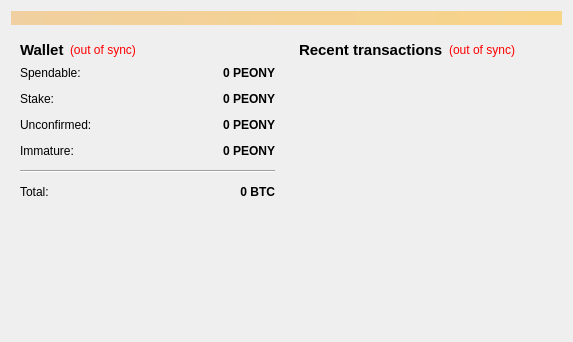
<?xml version="1.0" encoding="UTF-8"?>
<ui version="4.0">
 <class>OverviewPage</class>
 <widget class="QWidget" name="OverviewPage">
  <property name="geometry">
   <rect>
    <x>0</x>
    <y>0</y>
    <width>573</width>
    <height>342</height>
   </rect>
  </property>
  <property name="windowTitle">
   <string>Form</string>
  </property>
  <layout class="QVBoxLayout" name="topLayout">
   <item>
    <widget class="QLabel" name="labelAlerts">
     <property name="visible">
      <bool>false</bool>
     </property>
     <property name="styleSheet">
      <string notr="true">background-color: qlineargradient(x1: 0, y1: 0, x2: 1, y2: 0, stop:0 #F0D0A0, stop:1 #F8D488);  color:#000000
</string>
     </property>
     <property name="wordWrap">
      <bool>true</bool>
     </property>
     <property name="margin">
      <number>3</number>
     </property>
    </widget>
   </item>
   <item>
    <layout class="QHBoxLayout" name="horizontalLayout" stretch="1,1">
     <item>
      <layout class="QVBoxLayout" name="verticalLayout_2">
       <item>
        <widget class="QWidget" name="widget" native="true">
         <layout class="QVBoxLayout" name="verticalLayout_4">
          <item>
           <layout class="QHBoxLayout" name="horizontalLayout_4">
            <item>
             <widget class="QLabel" name="label_5">
              <property name="font">
               <font>
                <pointsize>11</pointsize>
                <weight>75</weight>
                <bold>true</bold>
               </font>
              </property>
              <property name="text">
               <string>Wallet</string>
              </property>
             </widget>
            </item>
            <item>
             <widget class="QLabel" name="labelWalletStatus">
              <property name="toolTip">
               <string>The displayed information may be out of date. Your wallet automatically synchronizes with the PeonyCoin network after a connection is established, but this process has not completed yet.</string>
              </property>
              <property name="styleSheet">
               <string notr="true">QLabel { color: red; }</string>
              </property>
              <property name="text">
               <string notr="true">(out of sync)</string>
              </property>
              <property name="alignment">
               <set>Qt::AlignLeading|Qt::AlignLeft|Qt::AlignVCenter</set>
              </property>
             </widget>
            </item>
            <item>
             <spacer name="horizontalSpacer_2">
              <property name="orientation">
               <enum>Qt::Horizontal</enum>
              </property>
              <property name="sizeHint" stdset="0">
               <size>
                <width>40</width>
                <height>20</height>
               </size>
              </property>
             </spacer>
            </item>
           </layout>
          </item>
          <item>
           <layout class="QFormLayout" name="formLayout_2">
            <property name="fieldGrowthPolicy">
             <enum>QFormLayout::AllNonFixedFieldsGrow</enum>
            </property>
            <property name="horizontalSpacing">
             <number>12</number>
            </property>
            <property name="verticalSpacing">
             <number>12</number>
            </property>
            <item row="0" column="0">
             <widget class="QLabel" name="label">
              <property name="text">
               <string>Spendable:</string>
              </property>
             </widget>
            </item>
            <item row="0" column="1">
             <widget class="QLabel" name="labelBalance">
              <property name="font">
               <font>
                <weight>75</weight>
                <bold>true</bold>
               </font>
              </property>
              <property name="cursor">
               <cursorShape>IBeamCursor</cursorShape>
              </property>
              <property name="toolTip">
               <string>Your current spendable balance</string>
              </property>
              <property name="text">
               <string notr="true">0 PEONY</string>
              </property>
              <property name="alignment">
               <set>Qt::AlignRight|Qt::AlignTrailing|Qt::AlignVCenter</set>
              </property>
              <property name="textInteractionFlags">
               <set>Qt::LinksAccessibleByMouse|Qt::TextSelectableByKeyboard|Qt::TextSelectableByMouse</set>
              </property>
             </widget>
            </item>
            <item row="1" column="0">
             <widget class="QLabel" name="label_6">
              <property name="text">
               <string>Stake:</string>
              </property>
             </widget>
            </item>
            <item row="1" column="1">
             <widget class="QLabel" name="labelStake">
              <property name="font">
               <font>
                <weight>75</weight>
                <bold>true</bold>
               </font>
              </property>
              <property name="cursor">
               <cursorShape>IBeamCursor</cursorShape>
              </property>
              <property name="toolTip">
               <string>Total of coins that was staked, and do not yet count toward the current balance</string>
              </property>
              <property name="text">
               <string notr="true">0 PEONY</string>
              </property>
              <property name="alignment">
               <set>Qt::AlignRight|Qt::AlignTrailing|Qt::AlignVCenter</set>
              </property>
              <property name="textInteractionFlags">
               <set>Qt::LinksAccessibleByMouse|Qt::TextSelectableByKeyboard|Qt::TextSelectableByMouse</set>
              </property>
             </widget>
            </item>
            <item row="2" column="0">
             <widget class="QLabel" name="label_3">
              <property name="text">
               <string>Unconfirmed:</string>
              </property>
             </widget>
            </item>
            <item row="2" column="1">
             <widget class="QLabel" name="labelUnconfirmed">
              <property name="font">
               <font>
                <weight>75</weight>
                <bold>true</bold>
               </font>
              </property>
              <property name="cursor">
               <cursorShape>IBeamCursor</cursorShape>
              </property>
              <property name="toolTip">
               <string>Total of transactions that have yet to be confirmed, and do not yet count toward the current balance</string>
              </property>
              <property name="text">
               <string notr="true">0 PEONY</string>
              </property>
              <property name="alignment">
               <set>Qt::AlignRight|Qt::AlignTrailing|Qt::AlignVCenter</set>
              </property>
              <property name="textInteractionFlags">
               <set>Qt::LinksAccessibleByMouse|Qt::TextSelectableByKeyboard|Qt::TextSelectableByMouse</set>
              </property>
             </widget>
            </item>
            <item row="3" column="0">
             <widget class="QLabel" name="labelImmatureText">
              <property name="text">
               <string>Immature:</string>
              </property>
             </widget>
            </item>
            <item row="3" column="1">
             <widget class="QLabel" name="labelImmature">
              <property name="font">
               <font>
                <weight>75</weight>
                <bold>true</bold>
               </font>
              </property>
              <property name="toolTip">
               <string>Mined balance that has not yet matured</string>
              </property>
              <property name="text">
               <string notr="true">0 PEONY</string>
              </property>
              <property name="alignment">
               <set>Qt::AlignRight|Qt::AlignTrailing|Qt::AlignVCenter</set>
              </property>
              <property name="textInteractionFlags">
               <set>Qt::LinksAccessibleByMouse|Qt::TextSelectableByKeyboard|Qt::TextSelectableByMouse</set>
              </property>
             </widget>
            </item>
            <item row="4" column="0" colspan="2">
             <widget class="Line" name="line">
              <property name="orientation">
               <enum>Qt::Horizontal</enum>
              </property>
             </widget>
            </item>
            <item row="5" column="0">
             <widget class="QLabel" name="labelTotalText">
              <property name="text">
               <string>Total:</string>
              </property>
             </widget>
            </item>
            <item row="5" column="1">
             <widget class="QLabel" name="labelTotal">
              <property name="font">
               <font>
                <weight>75</weight>
                <bold>true</bold>
               </font>
              </property>
              <property name="cursor">
               <cursorShape>IBeamCursor</cursorShape>
              </property>
              <property name="toolTip">
               <string>Your current total balance</string>
              </property>
              <property name="text">
               <string notr="true">0 BTC</string>
              </property>
              <property name="alignment">
               <set>Qt::AlignRight|Qt::AlignTrailing|Qt::AlignVCenter</set>
              </property>
              <property name="textInteractionFlags">
               <set>Qt::LinksAccessibleByMouse|Qt::TextSelectableByKeyboard|Qt::TextSelectableByMouse</set>
              </property>
             </widget>
            </item>
           </layout>
          </item>
         </layout>
        </widget>
       </item>
       <item>
        <widget class="QLabel" name="coinLogo">
         <property name="text">
          <string/>
         </property>
         <property name="pixmap">
          <pixmap resource="../bitcoin.qrc">:/icons/logo_backg</pixmap>
         </property>
         <property name="alignment">
          <set>Qt::AlignCenter</set>
         </property>
         <property name="margin">
          <number>-2</number>
         </property>
        </widget>
       </item>
       <item>
        <spacer name="verticalSpacer">
         <property name="orientation">
          <enum>Qt::Vertical</enum>
         </property>
         <property name="sizeHint" stdset="0">
          <size>
           <width>20</width>
           <height>40</height>
          </size>
         </property>
        </spacer>
       </item>
      </layout>
     </item>
     <item>
      <layout class="QVBoxLayout" name="verticalLayout_3">
       <item>
        <widget class="QWidget" name="widget_2" native="true">
         <layout class="QVBoxLayout" name="verticalLayout">
          <item>
           <layout class="QHBoxLayout" name="horizontalLayout_2">
            <item>
             <widget class="QLabel" name="label_4">
              <property name="font">
               <font>
                <pointsize>11</pointsize>
                <weight>75</weight>
                <bold>true</bold>
               </font>
              </property>
              <property name="text">
               <string>&lt;b&gt;Recent transactions&lt;/b&gt;</string>
              </property>
             </widget>
            </item>
            <item>
             <widget class="QLabel" name="labelTransactionsStatus">
              <property name="toolTip">
               <string>The displayed information may be out of date. Your wallet automatically synchronizes with the PeonyCoin network after a connection is established, but this process has not completed yet.</string>
              </property>
              <property name="styleSheet">
               <string notr="true">QLabel { color: red; }</string>
              </property>
              <property name="text">
               <string notr="true">(out of sync)</string>
              </property>
              <property name="alignment">
               <set>Qt::AlignRight|Qt::AlignTrailing|Qt::AlignVCenter</set>
              </property>
             </widget>
            </item>
            <item>
             <spacer name="horizontalSpacer">
              <property name="orientation">
               <enum>Qt::Horizontal</enum>
              </property>
              <property name="sizeHint" stdset="0">
               <size>
                <width>40</width>
                <height>20</height>
               </size>
              </property>
             </spacer>
            </item>
           </layout>
          </item>
          <item>
           <widget class="QListView" name="listTransactions">
            <property name="styleSheet">
             <string notr="true">QListView { background: transparent; }</string>
            </property>
            <property name="frameShape">
             <enum>QFrame::NoFrame</enum>
            </property>
            <property name="verticalScrollBarPolicy">
             <enum>Qt::ScrollBarAlwaysOff</enum>
            </property>
            <property name="horizontalScrollBarPolicy">
             <enum>Qt::ScrollBarAlwaysOff</enum>
            </property>
            <property name="selectionMode">
             <enum>QAbstractItemView::NoSelection</enum>
            </property>
           </widget>
          </item>
         </layout>
        </widget>
       </item>
      </layout>
     </item>
    </layout>
   </item>
  </layout>
 </widget>
 <resources>
  <include location="../bitcoin.qrc"/>
 </resources>
 <connections/>
</ui>
